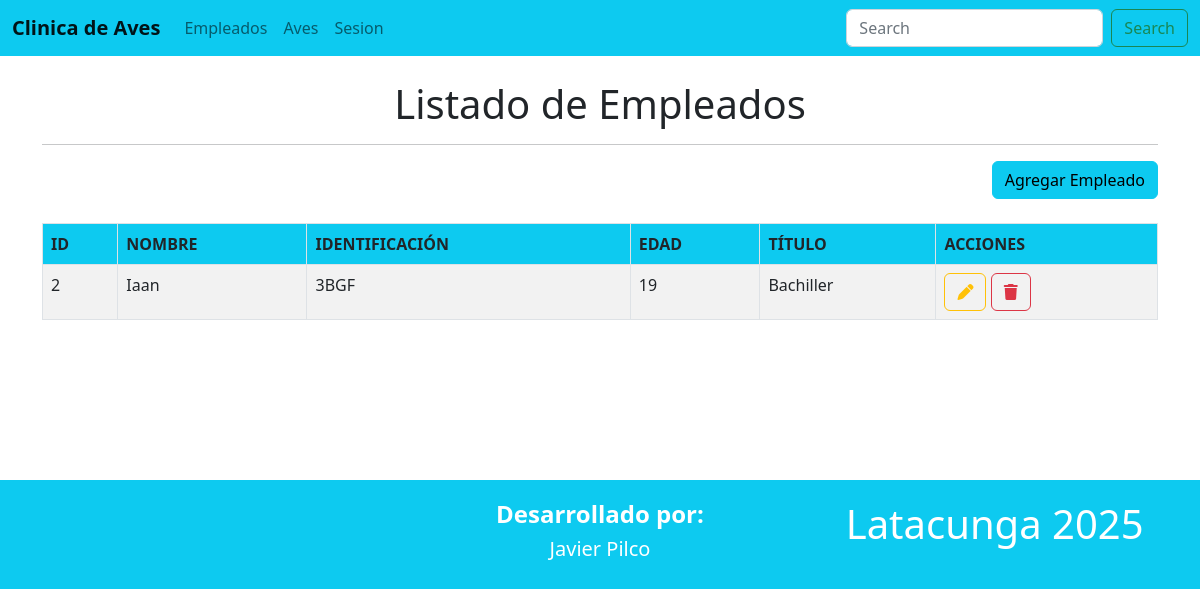
Before: / with the older database file.
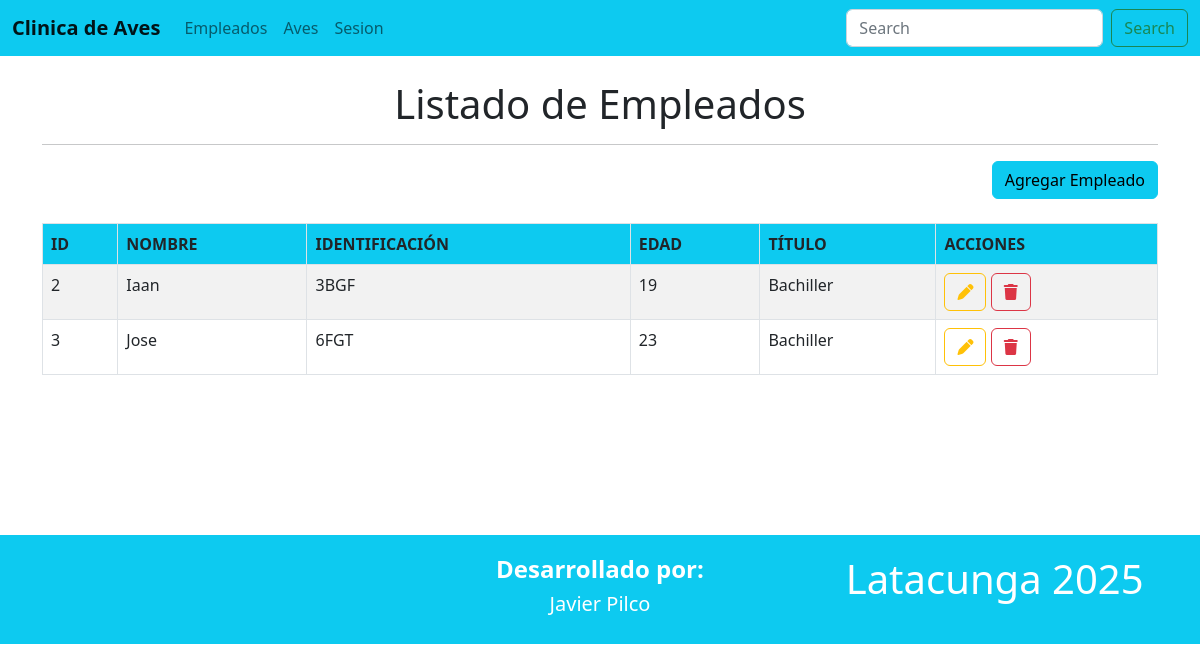
After: the same page with the newer database file.
### Aplicaciones/Modulo/models.py (models this page shows, shortened)
class Empleado(models.Model):
    identificacion = models.CharField(max_length=20, unique=True)
    nombre = models.CharField(max_length=100)
    edad = models.IntegerField()
    titulo = models.CharField(max_length=100)
    especialidad = models.CharField(max_length=50, default='Fisioterapeuta Aviar')

### Aplicaciones/Modulo/views.py (the view)
# urls.py: path('', views.inicioEmpleados),
def inicioEmpleados(request):
    empleados = Empleado.objects.all()
    return render(request, "inicioEmpleados.html", {'empleados': empleados})

### Aplicaciones/Modulo/templates/inicioEmpleados.html (shortened to what this page needs)
{% extends './plantilla.html' %}
{% block contenido %}
<br>
<h1 class="text-center">Listado de Empleados</h1>
<hr>
<div class="row">
    <div class="text-end">
        <a href="nuevoEmpleado" class="btn btn-info text-right">
            Agregar Empleado
        </a>
    </div>
</div>
<br>
<table  class="table table-bordered
     table-striped table-hover">
    <thead>
        <tr class="bg-info">
            <th>ID</th>
            <th>NOMBRE</th>
            <th>IDENTIFICACIÓN</th>
            <th>EDAD</th>
            <th>TÍTULO</th>
            <th>ACCIONES</th>
        </tr>
    </thead>
    <tbody>
        {% for emp in empleados %}
            <tr>
                <td>{{ emp.id }}</td>
                <td>{{ emp.nombre }}</td>
                <td>{{ emp.identificacion }}</td>
                <td>{{ emp.edad }}</td>
                <td>{{ emp.titulo }}</td>
                <td>
                    <a href="editarEmpleado/{{ emp.id }}" class="btn btn-outline-warning">
                        <i class="fa fa-pen"></i>
                    </a>
                    <a href="#"
                        data-id="{{ emp.id }}"
                        class="btn btn-outline-danger btnEliminar">
                        <i class="fa fa-trash"></i>
                    </a>
                </td>
            </tr>
        {% endfor %}
    </tbody>
</table>
<br><br><br><br><br><br>
{% endblock %}

Changed rows visible on the page:
added Empleado: id "3", nombre "Jose", identificacion "6FGT", edad "23", titulo "Bachiller"
